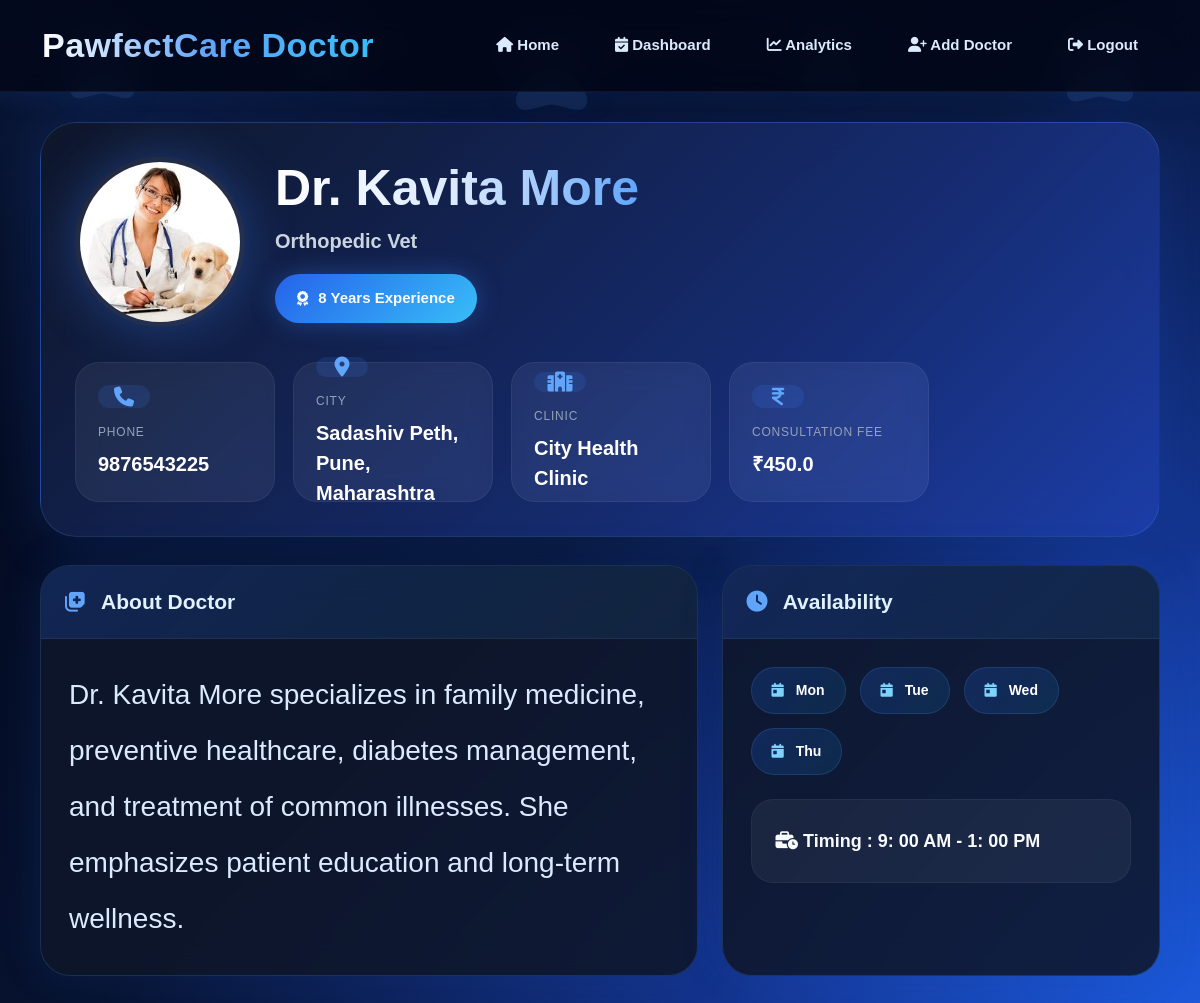
/doctor-detail/13, run on the app's committed database.
### app.py (models this page shows, shortened)
class Doctor(db.Model):
    id = db.Column(db.Integer, primary_key=True)
    user_id = db.Column(db.Integer, db.ForeignKey('users.id'))
    name = db.Column(db.String(100), nullable=False)
    phone = db.Column(db.String(20))
    specialization = db.Column(db.String(100))
    experience_years = db.Column(db.Integer)
    clinic_name = db.Column(db.String(150))
    consultation_fee = db.Column(db.Float)
    city = db.Column(db.String(100))
    bio = db.Column(db.Text)
    profile_pic = db.Column(db.String(200))
    created_at = db.Column(db.DateTime, default=datetime.utcnow)
    appointments = db.relationship('DoctorAppointment', backref='doctor', lazy=True)
    availability = db.relationship('DoctorAvailability', backref='doctor', lazy=True)

class DoctorAvailability(db.Model):
    id = db.Column(db.Integer, primary_key=True)
    doctor_id = db.Column(db.Integer, db.ForeignKey('doctor.id'))
    day_of_week = db.Column(db.String(20))
    start_time = db.Column(db.String(10))
    end_time = db.Column(db.String(10))
    slot_duration_minutes = db.Column(db.Integer)
    is_active = db.Column(db.Boolean, default=True)

### app.py (the view)
@app.route("/doctor-detail/<int:doctor_id>")
def doctor_detail(doctor_id):
    doctor = Doctor.query.get_or_404(doctor_id)
    availability = DoctorAvailability.query.filter_by(
        doctor_id=doctor_id
    ).all()
    return render_template(
        "doctor/view_doctor_details.html",
        doctor=doctor,
        availability=availability
    )

### templates/doctor/view_doctor_details.html (shortened to what this page needs)
<!DOCTYPE html>
<html lang="en">
<head>
<link
href="https://cdn.jsdelivr.net/npm/bootstrap@5.3.0/dist/css/bootstrap.min.css"
rel="stylesheet">
<link
rel="stylesheet"
href="https://cdnjs.cloudflare.com/ajax/libs/font-awesome/6.5.1/css/all.min.css"/>
</head>
<body>
<div class="paw"
style="left:5%; font-size:85px; animation-duration:12s;">
<i class="fa-solid fa-paw"></i>
</div>
<div class="paw"
style="left:24%; font-size:70px; animation-duration:10s;">
<i class="fa-solid fa-paw"></i>
</div>
<div class="paw"
style="left:42%; font-size:95px; animation-duration:14s;">
<i class="fa-solid fa-paw"></i>
</div>
<div class="paw"
style="left:66%; font-size:75px; animation-duration:11s;">
<i class="fa-solid fa-paw"></i>
</div>
<div class="paw"
style="left:88%; font-size:88px; animation-duration:13s;">
<i class="fa-solid fa-paw"></i>
</div>
<nav class="navbar-custom">
    <div class="brand">
        PawfectCare Doctor
    </div>
    <div class="nav-links">
        <a href="/doctor_home">
            <i class="fa-solid fa-house"></i>
            Home
        </a>
        <a href="/doctor-requests">
            <i class="fa-solid fa-calendar-check"></i>
            Dashboard
        </a>
        <a href="/doctor-analysis">
            <i class="fa-solid fa-chart-line"></i>
            Analytics
        </a>
        <a href="/add-doctor">
            <i class="fa-solid fa-user-plus"></i>
            Add Doctor
        </a>
        <a href="/logout">
            <i class="fas fa-sign-out-alt"></i>
            Logout
        </a>
    </div>
</nav>
<div class="main-container">
<div class="hero-card">
    <div class="profile-left">
        {% if doctor.profile_pic %}
        <img
        src="/static/uploads/{{ doctor.profile_pic }}"
        class="doctor-img">
        {% else %}
        <img
        src="/static/images/default_doctor.png"
        class="doctor-img">
        {% endif %}
        <div class="profile-info">
            <h1>
                {{ doctor.name }}
            </h1>
            <div class="specialization">
                {{ doctor.specialization }}
            </div>
            <div class="exp-badge">
                <i class="fa-solid fa-award"></i>
                {{ doctor.experience_years }}
                Years Experience
            </div>
        </div>
    </div>
    <div class="contact-grid">
        <div class="info-card">
            <div class="info-icon">
                <i class="fa-solid fa-phone"></i>
            </div>
            <div class="info-title">
                Phone
            </div>
            <div class="info-value">
                {{ doctor.phone }}
            </div>
        </div>
        <div class="info-card">
            <div class="info-icon">
                <i class="fa-solid fa-location-dot"></i>
            </div>
            <div class="info-title">
                City
            </div>
            <div class="info-value">
                {{ doctor.city }}
            </div>
        </div>
        <div class="info-card">
            <div class="info-icon">
                <i class="fa-solid fa-hospital"></i>
            </div>
            <div class="info-title">
                Clinic
            </div>
            <div class="info-value">
                {{ doctor.clinic_name }}
            </div>
        </div>
        <div class="info-card">
            <div class="info-icon">
                <i class="fa-solid fa-indian-rupee-sign"></i>
            </div>
            <div class="info-title">
                Consultation Fee
            </div>
            <div class="info-value">
                ₹{{ doctor.consultation_fee }}
            </div>
        </div>
    </div>
</div>
<div class="bottom-grid">
    <div class="section-card">
        <div class="card-head">
            <i class="fa-solid fa-notes-medical"></i>
            About Doctor
        </div>
        <div class="card-body-custom">
            <div class="about-text">
                {{ doctor.bio }}
            </div>
        </div>
    </div>
    <div class="section-card">
        <div class="card-head">
            <i class="fa-solid fa-clock"></i>
            Availability
        </div>
        <div class="card-body-custom">
            {% if availability %}
            <div class="availability-grid">
                {% for slot in availability %}
                <div class="day-badge">
                    <i class="fa-solid fa-calendar-day"></i>
                    {{ slot.day_of_week }}
                </div>
                {% endfor %}
            </div>
            <div class="time-box">
                <i class="fa-solid fa-business-time"></i>
                Timing :
                {{ availability[0].start_time[:2]|int % 12 or 12 }}:
                {{ availability[0].start_time[3:5] }}
                {% if availability[0].start_time[:2]|int < 12 %}
                AM
                {% else %}
                PM
                {% endif %}
                -
                {{ availability[0].end_time[:2]|int % 12 or 12 }}:
                {{ availability[0].end_time[3:5] }}
                {% if availability[0].end_time[:2]|int < 12 %}
                AM
                {% else %}
                PM
                {% endif %}
            </div>
            {% else %}
            <div style="color:#94a3b8;">
                Availability not added yet
            </div>
            {% endif %}
        </div>
    </div>
</div>
</div>
</body>
</html>

### data on the page
Doctor: profile_pic (picture), name "Dr. Kavita More", specialization "Orthopedic Vet", experience_years "8", phone "9876543225", city "Sadashiv Peth, Pune, Maharashtra", clinic_name "City Health Clinic", consultation_fee "450.0", bio "Dr. Kavita More specializes in family medicine, preventive healthcare, diabetes management, and treatment of common illnesses. She emphasizes patient education and long-term wellness."
DoctorAvailability: day_of_week "Mon", availability[0].start_time[:2]|int%12or12 "9", start_time "00", availability[0].end_time[:2]|int%12or12 "1", end_time "00"
DoctorAvailability: day_of_week "Tue"
DoctorAvailability: day_of_week "Wed"
DoctorAvailability: day_of_week "Thu"
